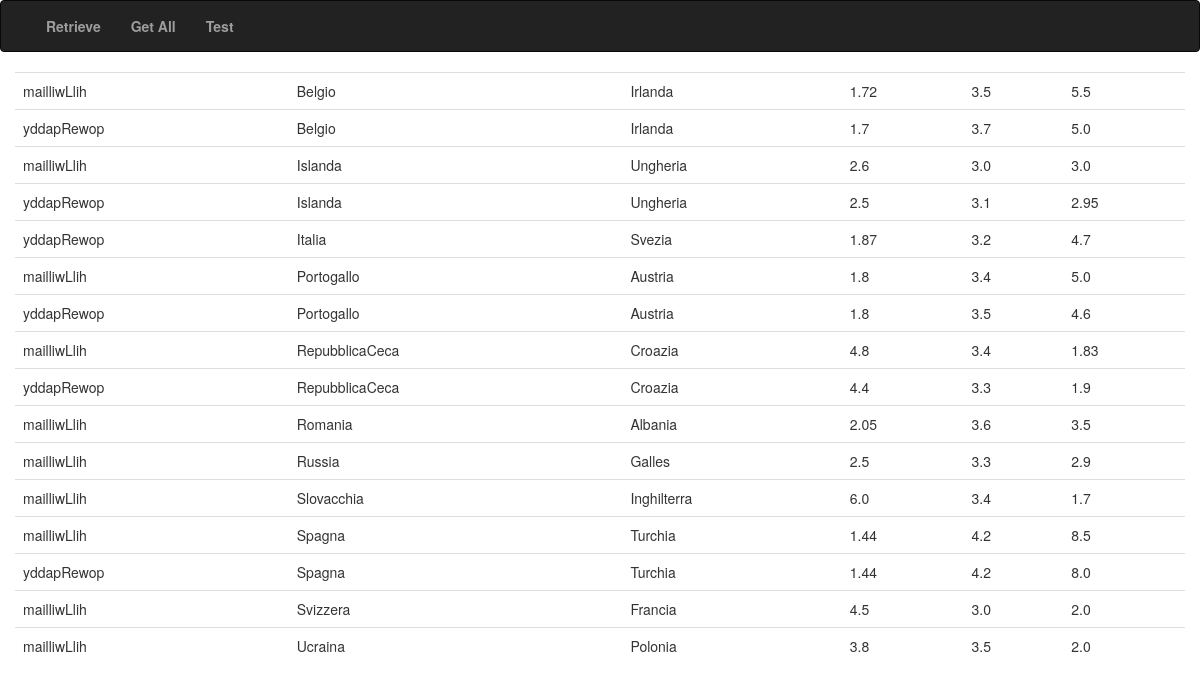
/visualizer/2, run on an earlier commit of the app's database.
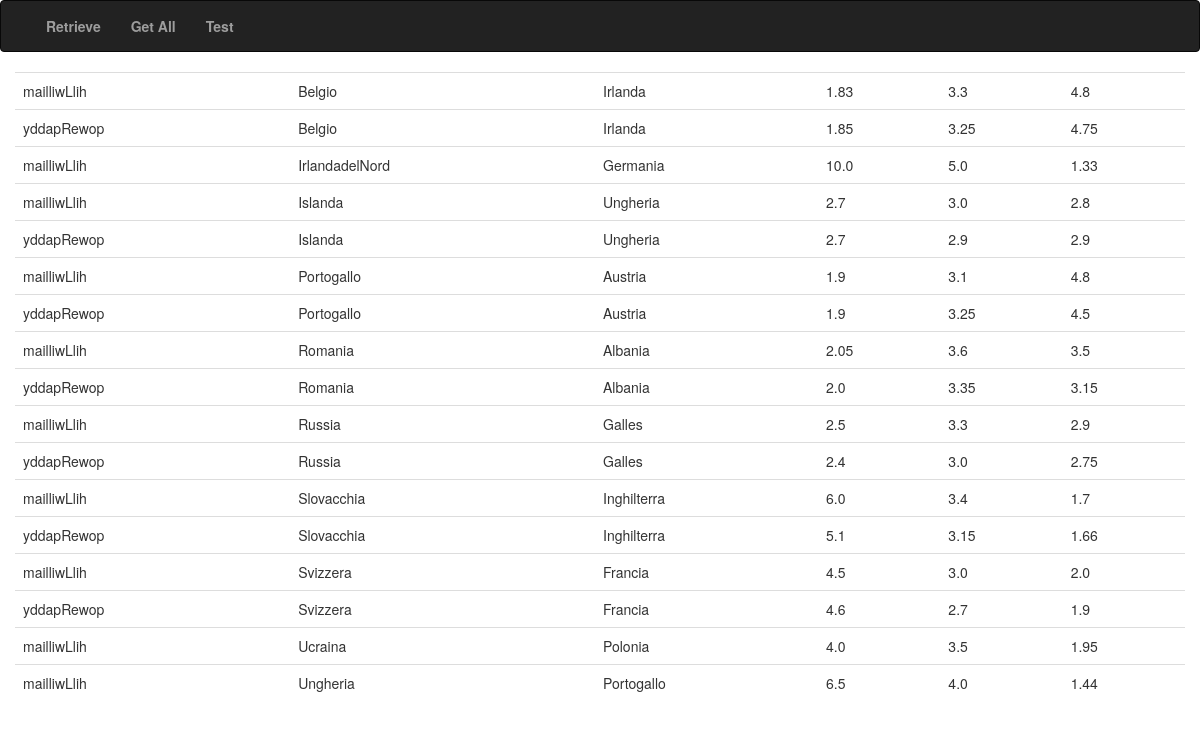
And on a later commit of the database.
### retriever/models.py (models this page shows, shortened)
class Match(models.Model):
    origin = models.CharField(max_length=255)
    datetime = models.DateTimeField()
    home = models.CharField(max_length=255)
    visitor = models.CharField(max_length=255)
    price_1 = models.FloatField()
    price_x = models.FloatField()
    price_2 = models.FloatField()

### visualizer/views.py (the view)
def index_2(request):
    context = {}
    matches = Match.objects.all().order_by("home", "visitor")
    context["matches"] = matches
    return render(request, 'index_2.html', context)

### visualizer/templates/index_2.html (shortened to what this page needs)
{% load static %}
<!DOCTYPE html>
<html lang="en">
  <head>
    <link href="{% static 'bootstrap/dist/css/bootstrap.min.css' %}" rel="stylesheet">
  </head>
  <body>
    {% include "navbar.html" %}
    <div class="col-lg-12">
        <table class="table">
            {% for match in matches %}
                <tr>
                    <td>{{ match.origin }}</td>
                    <td>{{ match.home }}</td>
                    <td>{{ match.visitor }}</td>
                    <td>{{ match.price_1 }}</td>
                    <td>{{ match.price_x }}</td>
                    <td>{{ match.price_2 }}</td>
                </tr>
            {% endfor %}
        </table>
    </div>
  </body>
</html>

What changed in the data, as far as the page shows it:
removed Match: origin "mailliwLlih", home "Belgio", visitor "Irlanda", price_1 "1.72", price_x "3.5", price_2 "5.5"
removed Match: origin "yddapRewop", home "Belgio", visitor "Irlanda", price_1 "1.7", price_x "3.7", price_2 "5.0"
removed Match: origin "mailliwLlih", home "Islanda", visitor "Ungheria", price_1 "2.6", price_x "3.0", price_2 "3.0"
removed Match: origin "yddapRewop", home "Islanda", visitor "Ungheria", price_1 "2.5", price_x "3.1", price_2 "2.95"
removed Match: origin "yddapRewop", home "Italia", visitor "Svezia", price_1 "1.87", price_x "3.2", price_2 "4.7"
removed Match: origin "mailliwLlih", home "Portogallo", visitor "Austria", price_1 "1.8", price_x "3.4", price_2 "5.0"
removed Match: origin "yddapRewop", home "Portogallo", visitor "Austria", price_1 "1.8", price_x "3.5", price_2 "4.6"
removed Match: origin "mailliwLlih", home "RepubblicaCeca", visitor "Croazia", price_1 "4.8", price_x "3.4", price_2 "1.83"
removed Match: origin "yddapRewop", home "RepubblicaCeca", visitor "Croazia", price_1 "4.4", price_x "3.3", price_2 "1.9"
removed Match: origin "mailliwLlih", home "Spagna", visitor "Turchia", price_1 "1.44", price_x "4.2", price_2 "8.5"
removed Match: origin "yddapRewop", home "Spagna", visitor "Turchia", price_1 "1.44", price_x "4.2", price_2 "8.0"
removed Match: origin "mailliwLlih", home "Ucraina", visitor "Polonia", price_1 "3.8", price_x "3.5", price_2 "2.0"
added Match: origin "mailliwLlih", home "Belgio", visitor "Irlanda", price_1 "1.83", price_x "3.3", price_2 "4.8"
added Match: origin "yddapRewop", home "Belgio", visitor "Irlanda", price_1 "1.85", price_x "3.25", price_2 "4.75"
added Match: origin "mailliwLlih", home "IrlandadelNord", visitor "Germania", price_1 "10.0", price_x "5.0", price_2 "1.33"
added Match: origin "mailliwLlih", home "Islanda", visitor "Ungheria", price_1 "2.7", price_x "3.0", price_2 "2.8"
added Match: origin "yddapRewop", home "Islanda", visitor "Ungheria", price_1 "2.7", price_x "2.9", price_2 "2.9"
added Match: origin "mailliwLlih", home "Portogallo", visitor "Austria", price_1 "1.9", price_x "3.1", price_2 "4.8"
added Match: origin "yddapRewop", home "Portogallo", visitor "Austria", price_1 "1.9", price_x "3.25", price_2 "4.5"
added Match: origin "yddapRewop", home "Romania", visitor "Albania", price_1 "2.0", price_x "3.35", price_2 "3.15"
added Match: origin "yddapRewop", home "Russia", visitor "Galles", price_1 "2.4", price_x "3.0", price_2 "2.75"
added Match: origin "yddapRewop", home "Slovacchia", visitor "Inghilterra", price_1 "5.1", price_x "3.15", price_2 "1.66"
added Match: origin "yddapRewop", home "Svizzera", visitor "Francia", price_1 "4.6", price_x "2.7", price_2 "1.9"
added Match: origin "mailliwLlih", home "Ucraina", visitor "Polonia", price_1 "4.0", price_x "3.5", price_2 "1.95"
added Match: origin "mailliwLlih", home "Ungheria", visitor "Portogallo", price_1 "6.5", price_x "4.0", price_2 "1.44"
